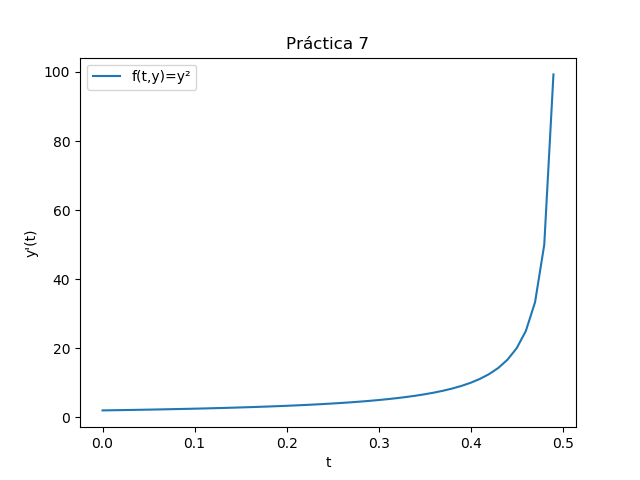

Reproduce this figure in Python.
import matplotlib.pyplot as plt
import funciones

def f(t,y):
    return y**2
a=0;
b=0.4999;
y0=2;
stp=0.01;

num=funciones.rk4_1d(f,a,b,stp,[0,2])


plt.plot(num[0],num[1],label='f(t,y)=y²')
plt.title("Práctica 7")
plt.ylabel('y(t)')
plt.xlabel('t')
plt.legend(loc=2)
plt.savefig( 'practica7.png', fmt='PNG', dpi=100 )
plt.show()
